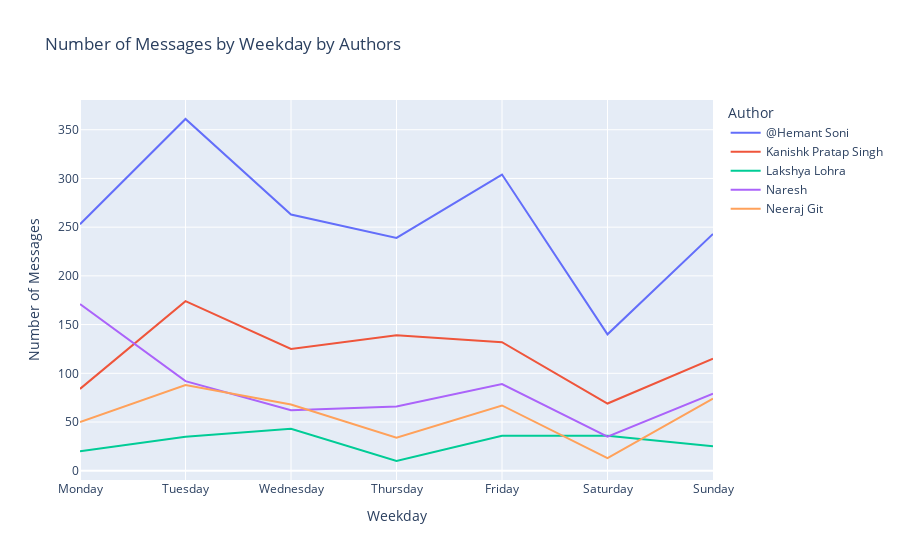

This figure's notebook cell:
### Code cell
df['Date'] = pd.to_datetime(df['Date'], format='%Y-%m-%d')

# Extract weekday information (0 = Monday, 1 = Tuesday, ..., 6 = Sunday)
df['Weekday'] = df['Date'].dt.weekday

# Group data by weekday, Author, and count messages
weekday_message_counts = df.groupby(['Weekday', 'Author'])['Message'].count().reset_index()

# Define weekday names for the X-axis
weekday_names = ['Monday', 'Tuesday', 'Wednesday', 'Thursday', 'Friday', 'Saturday', 'Sunday']

fig = px.line(weekday_message_counts, x='Weekday', y='Message', color='Author',
              labels={'Weekday': 'Weekday', 'Message': 'Number of Messages', 'Author': 'Author'},
              title='Time Series Line Chart: Number of Messages by Weekday by Authors')

# Set X-axis labels to weekday names
fig.update_xaxes(tickmode='array', tickvals=list(range(7)), ticktext=weekday_names)

# Customize the layout
fig.update_layout(title='Number of Messages by Weekday by Authors',
                  xaxis_title='Weekday',
                  yaxis_title='Number of Messages')

# Show the plot
fig.show()

### Figure 1 — Plotly figure (JSON) as saved in the notebook; plotly's stock layout.template omitted (floating-point values rounded to 4 significant figures)
{"data": [{"hovertemplate": "Author=@Hemant Soni<br>Weekday=%{x}<br>Number of Messages=%{y}<extra></extra>", "legendgroup": "@Hemant Soni", "line": {"color": "#636efa", "dash": "solid"}, "marker": {"symbol": "circle"}, "mode": "lines", "name": "@Hemant Soni", "orientation": "v", "showlegend": true, "type": "scatter", "x": [0, 1, 2, 3, 4, 5, 6], "xaxis": "x", "y": [253, 361, 263, 239, 304, 140, 243], "yaxis": "y"}, {"hovertemplate": "Author=Kanishk Pratap Singh<br>Weekday=%{x}<br>Number of Messages=%{y}<extra></extra>", "legendgroup": "Kanishk Pratap Singh", "line": {"color": "#EF553B", "dash": "solid"}, "marker": {"symbol": "circle"}, "mode": "lines", "name": "Kanishk Pratap Singh", "orientation": "v", "showlegend": true, "type": "scatter", "x": [0, 1, 2, 3, 4, 5, 6], "xaxis": "x", "y": [84, 174, 125, 139, 132, 69, 115], "yaxis": "y"}, {"hovertemplate": "Author=Lakshya Lohra<br>Weekday=%{x}<br>Number of Messages=%{y}<extra></extra>", "legendgroup": "Lakshya Lohra", "line": {"color": "#00cc96", "dash": "solid"}, "marker": {"symbol": "circle"}, "mode": "lines", "name": "Lakshya Lohra", "orientation": "v", "showlegend": true, "type": "scatter", "x": [0, 1, 2, 3, 4, 5, 6], "xaxis": "x", "y": [20, 35, 43, 10, 36, 36, 25], "yaxis": "y"}, {"hovertemplate": "Author=Naresh<br>Weekday=%{x}<br>Number of Messages=%{y}<extra></extra>", "legendgroup": "Naresh", "line": {"color": "#ab63fa", "dash": "solid"}, "marker": {"symbol": "circle"}, "mode": "lines", "name": "Naresh", "orientation": "v", "showlegend": true, "type": "scatter", "x": [0, 1, 2, 3, 4, 5, 6], "xaxis": "x", "y": [171, 92, 62, 66, 89, 35, 79], "yaxis": "y"}, {"hovertemplate": "Author=Neeraj Git<br>Weekday=%{x}<br>Number of Messages=%{y}<extra></extra>", "legendgroup": "Neeraj Git", "line": {"color": "#FFA15A", "dash": "solid"}, "marker": {"symbol": "circle"}, "mode": "lines", "name": "Neeraj Git", "orientation": "v", "showlegend": true, "type": "scatter", "x": [0, 1, 2, 3, 4, 5, 6], "xaxis": "x", "y": [50, 88, 68, 34, 67, 13, 74], "yaxis": "y"}], "layout": {"legend": {"title": {"text": "Author"}, "tracegroupgap": 0}, "title": {"text": "Number of Messages by Weekday by Authors"}, "xaxis": {"anchor": "y", "domain": [0, 1], "tickmode": "array", "ticktext": ["Monday", "Tuesday", "Wednesday", "Thursday", "Friday", "Saturday", "Sunday"], "tickvals": [0, 1, 2, 3, 4, 5, 6], "title": {"text": "Weekday"}}, "yaxis": {"anchor": "x", "domain": [0, 1], "title": {"text": "Number of Messages"}}}}
